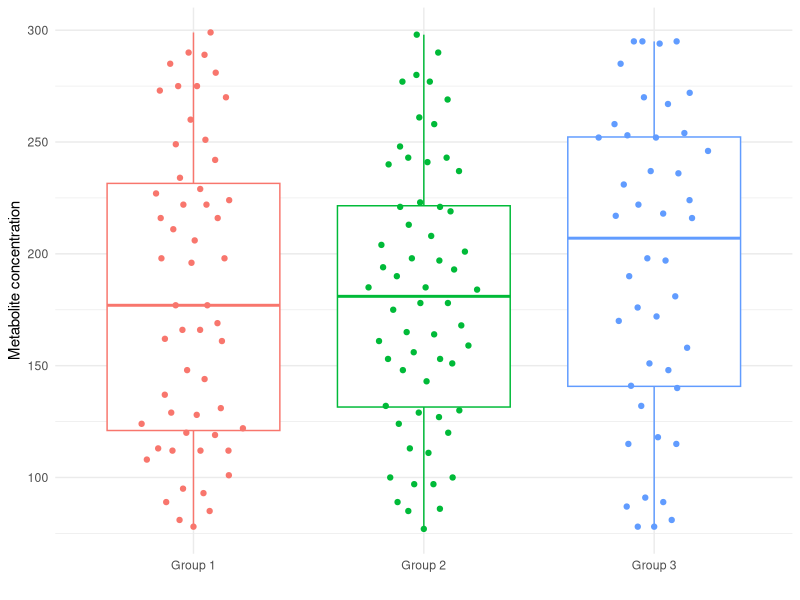

Generate this figure with R:
## ---- chunk 1
knitr::opts_chunk$set(warning = FALSE,
                      message = FALSE,
                      echo = FALSE)
## ---- chunk 2
library(tidyverse)
library(ggbeeswarm)
library(bookdown)
## ---- chunk 3
# read in some initial data
df1 <- read_csv('example-data-1.csv')
## ---- chunk 4
df2 <- read_csv('example-data-2.csv')
## ---- chunk 5
final_data <- rbind(df1, df2)
## ---- chunk 6
final_data %>% 
  ggplot(aes(x = class, y = conc, color = class)) +
  geom_boxplot() +
  ggbeeswarm::geom_quasirandom(width = 0.25) + 
  xlab("") +
  ylab("Metabolite concentration") + 
  theme_minimal() +
  theme(legend.position = "none")

## ---- chunk 7
tmp <- cbind(final_data[1:53,], rep('|', 53), 
             final_data[54:106,], rep('|', 53), 
             final_data[107:159,])
names(tmp) <- c('ID', 'Class', 'Conc', '|', 'ID', 'Class', 'Conc', 
                '|', 'ID', 'Class', 'Conc')

knitr::kable(tmp, format = 'latex', booktabs = TRUE, 
             caption = "Final subject data")
